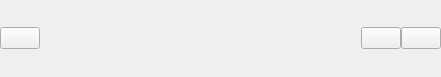
<?xml version="1.0" encoding="UTF-8"?>
<ui version="4.0">
 <class>NavigationPanelMain</class>
 <widget class="QWidget" name="NavigationPanelMain">
  <property name="geometry">
   <rect>
    <x>0</x>
    <y>0</y>
    <width>441</width>
    <height>77</height>
   </rect>
  </property>
  <property name="styleSheet">
   <string notr="true">#wgtNavigationPanelWraper 
{ background-color:white;
}</string>
  </property>
  <layout class="QVBoxLayout" name="verticalLayout">
   <property name="spacing">
    <number>0</number>
   </property>
   <property name="leftMargin">
    <number>0</number>
   </property>
   <property name="topMargin">
    <number>0</number>
   </property>
   <property name="rightMargin">
    <number>0</number>
   </property>
   <property name="bottomMargin">
    <number>0</number>
   </property>
   <item>
    <widget class="QWidget" name="wgtMarginTop" native="true"/>
   </item>
   <item>
    <widget class="QWidget" name="wgtTopMainFrame" native="true">
     <layout class="QHBoxLayout" name="horizontalLayout">
      <property name="spacing">
       <number>0</number>
      </property>
      <property name="leftMargin">
       <number>0</number>
      </property>
      <property name="topMargin">
       <number>0</number>
      </property>
      <property name="rightMargin">
       <number>0</number>
      </property>
      <property name="bottomMargin">
       <number>0</number>
      </property>
      <item>
       <widget class="QWidget" name="wgtMarginLeft" native="true"/>
      </item>
      <item>
       <widget class="QPushButton" name="btnSettings">
        <property name="text">
         <string/>
        </property>
       </widget>
      </item>
      <item>
       <widget class="QWidget" name="wgtRightMarginbtnSettings" native="true"/>
      </item>
      <item>
       <widget class="QLabel" name="lblLeftLicense">
        <property name="text">
         <string/>
        </property>
       </widget>
      </item>
      <item>
       <spacer name="horizontalSpacer">
        <property name="orientation">
         <enum>Qt::Horizontal</enum>
        </property>
        <property name="sizeHint" stdset="0">
         <size>
          <width>100</width>
          <height>20</height>
         </size>
        </property>
       </spacer>
      </item>
      <item>
       <widget class="QPushButton" name="btnBug">
        <property name="text">
         <string/>
        </property>
       </widget>
      </item>
      <item>
       <widget class="QWidget" name="wgtRightMarginBag" native="true"/>
      </item>
      <item>
       <widget class="QPushButton" name="btnHelp">
        <property name="text">
         <string/>
        </property>
       </widget>
      </item>
      <item>
       <widget class="QWidget" name="wgtMarginRight" native="true"/>
      </item>
     </layout>
    </widget>
   </item>
   <item>
    <widget class="QWidget" name="wgtMarginBottom" native="true"/>
   </item>
  </layout>
 </widget>
 <resources/>
 <connections/>
</ui>
